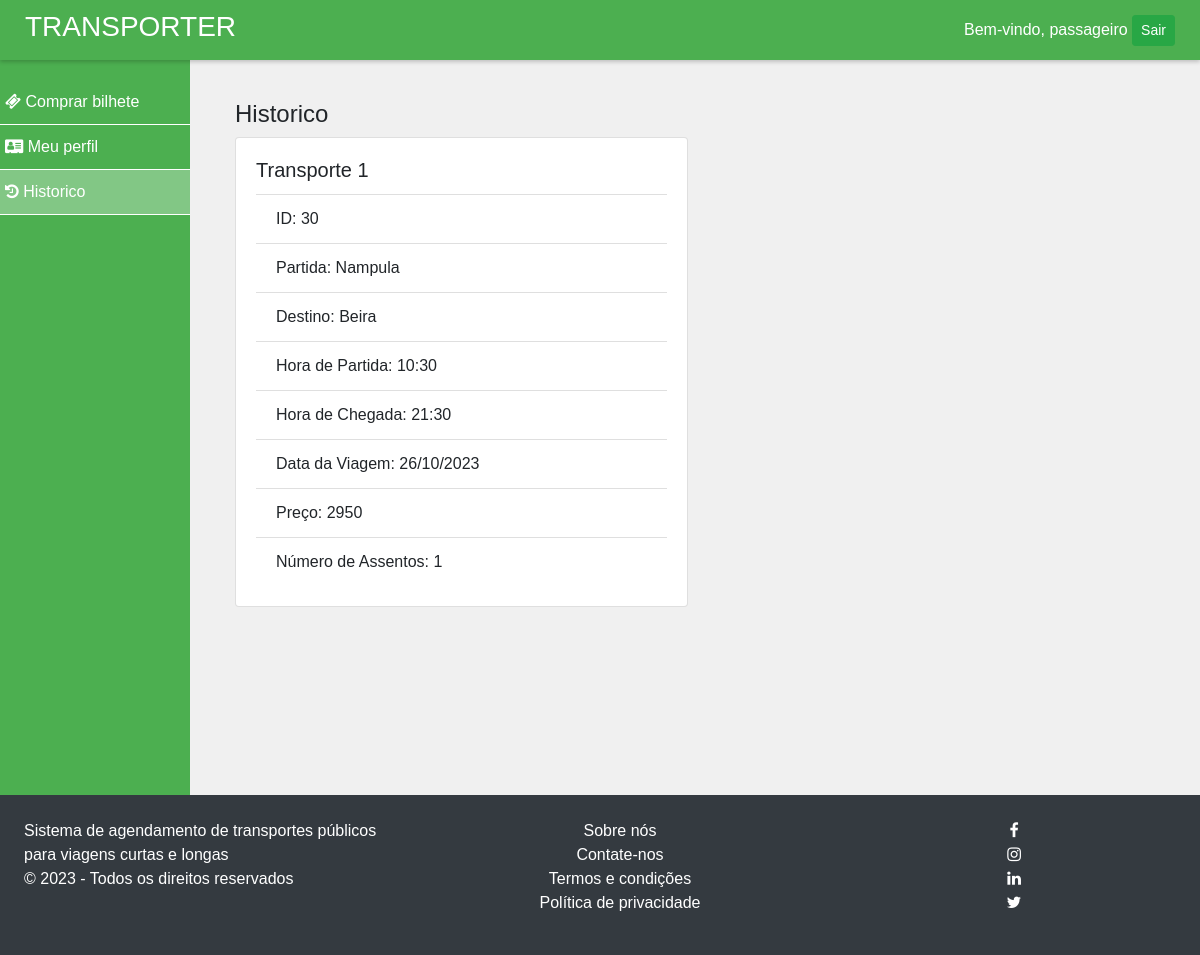
The page /history.php (signed in) on the database its author committed.
### tables this page shows
CREATE TABLE `tickets` (
  `id` int(5) NOT NULL,
  `passenger_id` int(5) NOT NULL,
  `bus_id` int(5) NOT NULL,
  `jdate` varchar(25) NOT NULL,
  `seats` varchar(120) NOT NULL,
  `fare` int(10) NOT NULL
);

CREATE TABLE `buses` (
  `id` int(5) NOT NULL,
  `bname` varchar(25) NOT NULL,
  `bus_no` varchar(25) NOT NULL,
  `owner_id` int(5) NOT NULL,
  `from_loc` varchar(20) NOT NULL,
  `from_time` varchar(8) NOT NULL,
  `to_loc` varchar(20) NOT NULL,
  `to_time` varchar(8) NOT NULL,
  `fare` int(5) NOT NULL,
  `approved` tinyint(1) NOT NULL DEFAULT 0
);

### history.php (the view, shortened to what this page needs)
<?php
include 'inc/basic_template.php';
?>
<div class="container" style="margin-top: 100px !important">
    <h4>Historico</h4>
    <div class="row">
        <?php
        $conn = initDB();
        $query = "select t.id as t_id, t.jdate, t.fare, t.seats, b.id as bus_id, b.bname as bus_name,";
        $query .= "b.from_loc, b.to_loc, b.from_time, b.to_time from tickets t, buses b where t.bus_id = b.id and t.passenger_id=" . $_SESSION['user']['id'];
        $res = $conn->query($query);
        if ($res->num_rows == 0) {
            echo '
            <div class="col-md-12">
                <div class="card">
                    <div class="card-body">
                        Sem bilhetes
                    </div>
                </div>
            </div>';
        } else {
            while ($row = $res->fetch_assoc()) {
                echo '
                <div class="col-md-6 mb-4">
                    <div class="card">
                        <div class="card-body">
                            <h5 class="card-title">' . $row["bus_name"] . '</h5>
                            <ul class="list-group list-group-flush">
                                <li class="list-group-item">ID: ' . $row["t_id"] . '</li>
                                <li class="list-group-item">Partida: ' . $row["from_loc"] . '</li>
                                <li class="list-group-item">Destino: ' . $row["to_loc"] . '</li>
                                <li class="list-group-item">Hora de Partida: ' . $row["from_time"] . '</li>
                                <li class="list-group-item">Hora de Chegada: ' . $row["to_time"] . '</li>
                                <li class="list-group-item">Data da Viagem: ' . $row["jdate"] . '</li>
                                <li class="list-group-item">Preço: ' . $row["fare"] . '</li>
                                <li class="list-group-item">Número de Assentos: ' . count(unserialize($row["seats"])) . '</li>
                            </ul>
                        </div>
                    </div>
                </div>';
            }
        }
        ?>
    </div>
</div>

### css/style.css (style rules this page uses)
body { padding-top: 65px; overflow-x: hidden !important; }

### inc/basic_template.php (style rules this page uses)
body { font-family: Arial, sans-serif; background-color: #f0f0f0; margin: 0; padding: 0; }

### rows shown on the page
tickets: bus.bname "Transporte 1", id "30", bus.from_loc "Nampula", bus.to_loc "Beira", bus.from_time "10:30", bus.to_time "21:30", jdate "26/10/2023", fare "2950", seats "1"

### other values the page prints
$_SESSION['user']['uname'] "passageiro"
